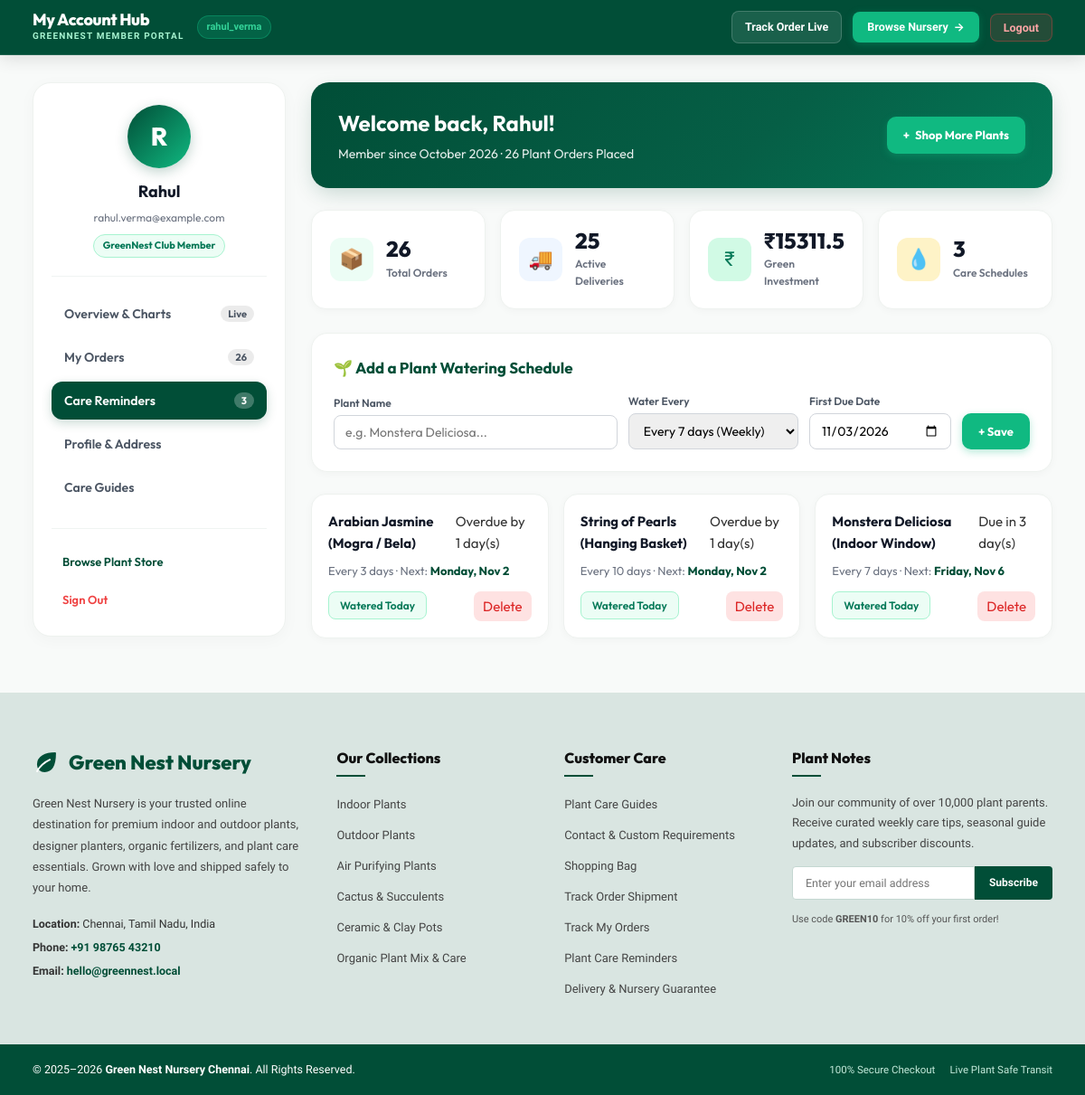
The app's page /account/?tab=reminders (signed in) with its own data.
### store/models.py (models this page shows, shortened)
class CareReminder(models.Model):
    user = models.ForeignKey(settings.AUTH_USER_MODEL, on_delete=models.CASCADE, related_name="care_reminders")
    product = models.ForeignKey(Product, on_delete=models.CASCADE, null=True, blank=True)
    plant_name = models.CharField(max_length=140, blank=True)
    interval_days = models.PositiveSmallIntegerField(default=7, validators=[MinValueValidator(1), MaxValueValidator(90)])
    next_reminder = models.DateField()
    active = models.BooleanField(default=True)
    class Meta:
        ordering = ["next_reminder"]

### store/views.py (the view, shortened to what this page needs)
# urls.py: path("account/", views.customer_dashboard, name="customer_dashboard"),
@login_required(login_url="store:login")
def customer_dashboard(request):
    user = request.user
    customer_orders = Order.objects.filter(user=user).prefetch_related("items", "items__product").order_by("-created_at")
    total_orders = customer_orders.count()
    active_orders = customer_orders.filter(status__in=[Order.Status.CONFIRMED, Order.Status.PACKED, Order.Status.SHIPPED]).count()
    completed_orders = customer_orders.filter(status=Order.Status.DELIVERED).count()
    total_spent = customer_orders.exclude(status=Order.Status.CANCELLED).aggregate(s=Sum("total"))["s"] or Decimal("0.00")
    raw_reminders = CareReminder.objects.filter(user=user).select_related("product").order_by("next_reminder")
    today = timezone.now().date()
    care_reminders = []
    overdue_count = 0
    today_due_count = 0
    for r in raw_reminders:
        days_left = (r.next_reminder - today).days
        is_overdue = days_left < 0
        is_today = days_left == 0
        if is_overdue:
            overdue_count += 1
            status_label = f"Overdue by {abs(days_left)} day(s)"
            badge_class = "badge-overdue"
        elif is_today:
            today_due_count += 1
            status_label = "Due Today 💧"
            badge_class = "badge-today"
        else:
            status_label = f"Due in {days_left} day(s)"
            badge_class = "badge-upcoming"
        care_reminders.append({
            "reminder": r,
            "days_left": days_left,
            "is_overdue": is_overdue,
            "is_today": is_today,
            "status_label": status_label,
            "badge_class": badge_class,
        })
    latest_order = customer_orders.first()
    shipping_address = latest_order.address if latest_order else ""
    phone = latest_order.phone if latest_order else ""
    guides = CareGuide.objects.filter(published=True)[:4]
    catalog_products = Product.objects.filter(active=True).order_by("name")[:25]
    active_tab = request.GET.get("tab", "orders").strip().lower()
    if active_tab not in ["orders", "reminders", "profile", "guides", "analytics"]:
        active_tab = "orders"
    months_labels = ["May", "Jun", "Jul", "Aug", "Sep", "Oct"]
    spent_val = float(total_spent)
    if spent_val > 0:
        cust_spending_trend = [
            round(spent_val * 0.15, 2),
            round(spent_val * 0.22, 2),
            round(spent_val * 0.12, 2),
            round(spent_val * 0.28, 2),
            round(spent_val * 0.18, 2),
            round(spent_val, 2),
        ]
    else:
        cust_spending_trend = [0, 0, 0, 0, 0, 0]
    cust_cat_labels = ["Indoor Plants", "Air Purifying", "Succulents", "Outdoor Plants", "Planters & Pots"]
    cust_cat_data = [3, 2, 1, 2, 1] if total_orders > 0 else [1, 1, 1, 1, 1]
    return render(request, "store/customer_dashboard.html", {
        "customer": user,
        "orders": customer_orders,
        "total_orders": total_orders,
        "active_orders": active_orders,
        "completed_orders": completed_orders,
        "total_spent": total_spent,
        "care_reminders": care_reminders,
        "active_reminders_count": len(care_reminders),
        "overdue_count": overdue_count,
        "today_due_count": today_due_count,
        "shipping_address": shipping_address,
        "phone": phone,
        "guides": guides,
        "catalog_products": catalog_products,
        "today": today,
        "active_tab": active_tab,
        "chart_months_json": json.dumps(months_labels),
        "chart_spending_json": json.dumps(cust_spending_trend),
        "chart_cat_labels_json": json.dumps(cust_cat_labels),
        "chart_cat_data_json": json.dumps(cust_cat_data),
    })

### greennest/templates/store/customer_dashboard.html (shortened to what this page needs)
{% extends "store/base.html" %}
{% load static %}
{% block site_header %}
<header style="background: #014e37; border-bottom: 1px solid rgba(255,255,255,0.12); padding: 12px 0; color: #ffffff; position: sticky; top: 0; z-index: 1000; box-shadow: 0 4px 18px rgba(0,0,0,0.12);">
  <div class="theme-container" style="display: flex; justify-content: space-between; align-items: center;">
    <div style="display: flex; align-items: center; gap: 14px;">
      <a href="{% url 'store:customer_dashboard' %}" style="display: flex; align-items: center; gap: 10px; text-decoration: none; color: #ffffff;">
        <div>
          <div style="font-family: var(--font-heading, sans-serif); font-weight: 800; font-size: 18px; letter-spacing: -0.02em; color: #ffffff; line-height: 1.1;">My Account Hub</div>
          <div style="font-size: 10px; color: #a7f3d0; font-weight: 700; letter-spacing: 0.12em; text-transform: uppercase;">GreenNest Member Portal</div>
        </div>
      </a>
      <span style="background: rgba(16, 185, 129, 0.2); color: #34d399; font-size: 11px; font-weight: 700; padding: 3px 10px; border-radius: 20px; border: 1px solid rgba(16, 185, 129, 0.4);">
        {{ customer.username }}
      </span>
    </div>
    <div style="display: flex; align-items: center; gap: 12px;">
      <a href="{% url 'store:orders' %}" style="display: inline-flex; align-items: center; gap: 6px; background: rgba(255,255,255,0.1); color: #ffffff; text-decoration: none; padding: 7px 14px; border-radius: 8px; font-size: 12.5px; font-weight: 600; border: 1px solid rgba(255,255,255,0.18); transition: background 0.15s ease;">
        <span>Track Order Live</span>
      </a>
      <a href="{% url 'store:shop' %}" style="display: inline-flex; align-items: center; gap: 6px; background: #10b981; color: #ffffff; text-decoration: none; padding: 7px 16px; border-radius: 8px; font-size: 12.5px; font-weight: 700; box-shadow: 0 2px 8px rgba(16, 185, 129, 0.3); transition: transform 0.15s ease;">
        <span>Browse Nursery</span>
        <span>→</span>
      </a>
      <form method="post" action="{% url 'store:logout' %}" style="margin: 0;">
        <button type="submit" style="background: rgba(239, 68, 68, 0.15); color: #fca5a5; border: 1px solid rgba(239, 68, 68, 0.35); padding: 7px 14px; border-radius: 8px; font-size: 12.5px; font-weight: 600; cursor: pointer; display: inline-flex; align-items: center; gap: 5px;">
          <span>Logout</span>
        </button>
      </form>
    </div>
  </div>
</header>
{% endblock site_header %}
{% block content %}
<div class="cust-page-container">
  <div class="theme-container">
    <div class="cust-layout-grid">
      <aside class="cust-sidebar-panel">
        <div class="cust-side-profile">
          <div class="cust-side-avatar">
            {{ customer.first_name|default:customer.username|slice:":1"|upper }}
          </div>
          <h2 class="cust-side-name">{{ customer.first_name|default:customer.username }}</h2>
          <div class="cust-side-email">{{ customer.email|default:customer.username }}</div>
          <span class="cust-side-badge">{% if customer.username == "visitor" %}Guest Visitor · Read-Only{% else %}GreenNest Club Member{% endif %}</span>
        </div>
        <nav class="cust-nav-menu" aria-label="Customer Navigation">
          <button type="button" class="cust-menu-btn {% if active_tab == 'orders' or active_tab == 'overview' %}active{% endif %}" onclick="switchCustTab('overview', this)">
            <span class="cust-menu-btn-left">
              <span>Overview & Charts</span>
            </span>
            <span class="cust-menu-badge">Live</span>
          </button>
          <button type="button" class="cust-menu-btn" onclick="switchCustTab('orders', this)">
            <span class="cust-menu-btn-left">
              <span>My Orders</span>
            </span>
            <span class="cust-menu-badge">{{ total_orders }}</span>
          </button>
          <button type="button" class="cust-menu-btn {% if active_tab == 'reminders' %}active{% endif %}" onclick="switchCustTab('reminders', this)">
            <span class="cust-menu-btn-left">
              <span>Care Reminders</span>
            </span>
            <span class="cust-menu-badge">{{ active_reminders_count }}</span>
          </button>
          <button type="button" class="cust-menu-btn {% if active_tab == 'profile' %}active{% endif %}" onclick="switchCustTab('profile', this)">
            <span class="cust-menu-btn-left">
              <span>Profile & Address</span>
            </span>
          </button>
          <button type="button" class="cust-menu-btn {% if active_tab == 'guides' %}active{% endif %}" onclick="switchCustTab('guides', this)">
            <span class="cust-menu-btn-left">
              <span>Care Guides</span>
            </span>
          </button>
        </nav>
        <div class="cust-sidebar-footer">
          <a href="{% url 'store:home' %}#shop" class="cust-foot-link">
            Browse Plant Store
          </a>
          <form method="post" action="{% url 'store:logout' %}">
            <button type="submit" class="cust-logout-btn">
              Sign Out
            </button>
          </form>
        </div>
      </aside>
      <main class="cust-main-content">
        <div class="cust-top-banner">
          <div class="cust-banner-text">
            <h1>Welcome back, {{ customer.first_name|default:customer.username }}!</h1>
            <p>Member since {{ customer.date_joined|date:"F Y" }} · {{ total_orders }} Plant Order{{ total_orders|pluralize }} Placed</p>
          </div>
          <a href="{% url 'store:home' %}#shop" class="cust-banner-action-btn">
            <span>+</span> Shop More Plants
          </a>
        </div>
        <div class="cust-kpi-row">
          <div class="cust-kpi-box">
            <div class="cust-kpi-icon-circ circ-green">📦</div>
            <div>
              <div class="cust-kpi-num">{{ total_orders }}</div>
              <div class="cust-kpi-title">Total Orders</div>
            </div>
          </div>
          <div class="cust-kpi-box">
            <div class="cust-kpi-icon-circ circ-blue">🚚</div>
            <div>
              <div class="cust-kpi-num">{{ active_orders }}</div>
              <div class="cust-kpi-title">Active Deliveries</div>
            </div>
          </div>
          <div class="cust-kpi-box">
            <div class="cust-kpi-icon-circ circ-emerald">₹</div>
            <div>
              <div class="cust-kpi-num">₹{{ total_spent }}</div>
              <div class="cust-kpi-title">Green Investment</div>
            </div>
          </div>
          <div class="cust-kpi-box">
            <div class="cust-kpi-icon-circ circ-amber">💧</div>
            <div>
              <div class="cust-kpi-num">{{ active_reminders_count }}</div>
              <div class="cust-kpi-title">Care Schedules</div>
            </div>
          </div>
        </div>
        <section class="cust-pane {% if active_tab == 'reminders' %}active{% endif %}" id="pane-reminders">
          <div class="form-card-cust">
            <h3 style="font-size:17px; font-weight:700; color:#014e37; margin:0 0 14px;">🌱 Add a Plant Watering Schedule</h3>
            <form method="post" action="{% url 'store:customer_dashboard' %}">
              <div style="display:grid; grid-template-columns:2fr 1.2fr 1fr auto; gap:12px; align-items:flex-end;">
                <div>
                  <label style="display:block; font-size:12px; font-weight:600; color:#4b5563; margin-bottom:4px;">Plant Name</label>
                  <input type="text" name="plant_name" list="cat_plants" class="form-input-cust" placeholder="e.g. Monstera Deliciosa..." required>
                </div>
                <div>
                  <label style="display:block; font-size:12px; font-weight:600; color:#4b5563; margin-bottom:4px;">Water Every</label>
                  <select name="interval_days" class="form-input-cust">
                    <option value="7" selected>Every 7 days (Weekly)</option>
                  </select>
                </div>
                <div>
                  <label style="display:block; font-size:12px; font-weight:600; color:#4b5563; margin-bottom:4px;">First Due Date</label>
                  <input type="date" name="next_reminder" value="{{ today|date:'Y-m-d' }}" class="form-input-cust">
                </div>
                <div>
                  <button type="submit" class="cust-banner-action-btn" style="height:40px; border:none; cursor:pointer;">+ Save</button>
                </div>
              </div>
            </form>
          </div>
          <div class="reminder-grid">
            {% for r in care_reminders %}
              <div class="reminder-card">
                <div>
                  <div style="display:flex; justify-content:space-between; align-items:flex-start; margin-bottom:8px;">
                    <h4 style="margin:0; font-size:15px; color:#111827;">{{ r.reminder.plant_name }}</h4>
                    <span class="{{ r.badge_class }}">{{ r.status_label }}</span>
                  </div>
                  <div style="font-size:13px; color:#6b7280; margin-bottom:12px;">
                    Every {{ r.reminder.interval_days }} days · Next: <strong style="color:#014e37;">{{ r.reminder.next_reminder|date:"l, M j" }}</strong>
                  </div>
                </div>
                <div style="display:flex; gap:8px;">
                  <form method="post" action="{% url 'store:customer_dashboard' %}" style="flex:1;">
                    <button type="submit" class="btn-watered" title="Reset interval countdown from today">
                      Watered Today
                    </button>
                  </form>
                  <form method="post" action="{% url 'store:delete_reminder' r.reminder.id %}">
                    <button type="submit" style="background:#fee2e2; border:none; color:#dc2626; padding:7px 10px; border-radius:8px; cursor:pointer;" title="Remove schedule" onclick="return confirm('Remove reminder?');">
                      Delete
                    </button>
                  </form>
                </div>
              </div>
            {% empty %}
              <p style="grid-column:1/-1; text-align:center; color:#6b7280; padding:20px;">No reminders set yet. Add your houseplants above to receive watering nudges!</p>
            {% endfor %}
          </div>
        </section>
      </main>
    </div>
  </div>
</div>
{% endblock %}

### records on screen
CareReminder: reminder.plant_name "Arabian Jasmine (Mogra / Bela)", status_label "Overdue by 1 day(s)", reminder.interval_days "3", reminder.next_reminder "Monday, Nov 2"
CareReminder: reminder.plant_name "String of Pearls (Hanging Basket)", status_label "Overdue by 1 day(s)", reminder.interval_days "10", reminder.next_reminder "Monday, Nov 2"
CareReminder: reminder.plant_name "Monstera Deliciosa (Indoor Window)", status_label "Due in 3 day(s)", reminder.interval_days "7", reminder.next_reminder "Friday, Nov 6"

### other values on screen
{{ customer.username }} "rahul_verma"
{{ customer.first_name|default:customer.username|slice:":1"|upper }} "R"
{{ customer.first_name|default:customer.username }} "Rahul"
{{ customer.email|default:customer.username }} "rahul.verma@example.com"
{{ total_orders }} "26"
{{ active_reminders_count }} "3"
{{ customer.date_joined|date:"F Y" }} "October 2026"
{{ active_orders }} "25"
{{ total_spent }} "15311.5"
